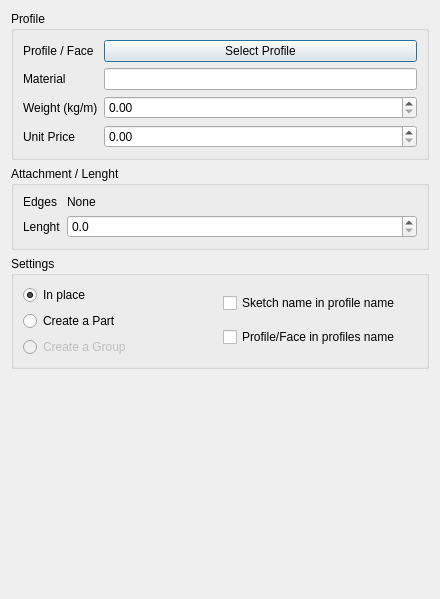
<?xml version="1.0" encoding="UTF-8"?>
<ui version="4.0">
 <class>Dialog</class>
 <widget class="QDialog" name="Dialog">
  <property name="geometry">
   <rect>
    <x>0</x>
    <y>0</y>
    <width>440</width>
    <height>599</height>
   </rect>
  </property>
  <property name="windowTitle">
   <string>Create Profiles</string>
  </property>
  <layout class="QVBoxLayout" name="verticalLayout">
   <item>
    <widget class="QGroupBox" name="groupBox">
     <property name="title">
      <string>Profile</string>
     </property>
     <layout class="QFormLayout" name="formLayout">
      <item row="0" column="0">
       <widget class="QLabel" name="label">
        <property name="text">
         <string>Profile / Face</string>
        </property>
       </widget>
      </item>
      <item row="0" column="1">
       <widget class="QPushButton" name="pb_selectprofile">
        <property name="text">
         <string>Select Profile</string>
        </property>
       </widget>
      </item>
      <item row="1" column="0">
       <widget class="QLabel" name="label_2">
        <property name="text">
         <string>Material</string>
        </property>
       </widget>
      </item>
      <item row="1" column="1">
       <widget class="QLineEdit" name="le_material"/>
      </item>
      <item row="2" column="0">
       <widget class="QLabel" name="label_12">
        <property name="text">
         <string>Weight (kg/m)</string>
        </property>
       </widget>
      </item>
      <item row="2" column="1">
       <widget class="QDoubleSpinBox" name="sb_weight">
        <property name="maximum">
         <double>500.000000000000000</double>
        </property>
        <property name="singleStep">
         <double>0.100000000000000</double>
        </property>
       </widget>
      </item>
      <item row="3" column="0">
       <widget class="QLabel" name="label_3">
        <property name="sizePolicy">
         <sizepolicy hsizetype="Minimum" vsizetype="Preferred">
          <horstretch>0</horstretch>
          <verstretch>0</verstretch>
         </sizepolicy>
        </property>
        <property name="text">
         <string>Unit Price</string>
        </property>
       </widget>
      </item>
      <item row="3" column="1">
       <widget class="QDoubleSpinBox" name="sb_unitprice"/>
      </item>
     </layout>
    </widget>
   </item>
   <item>
    <widget class="QGroupBox" name="groupBox_4">
     <property name="title">
      <string>Attachment / Lenght</string>
     </property>
     <layout class="QFormLayout" name="formLayout_2">
      <item row="0" column="0">
       <widget class="QLabel" name="label_14">
        <property name="text">
         <string>Edges</string>
        </property>
       </widget>
      </item>
      <item row="0" column="1">
       <widget class="QLabel" name="label_attach">
        <property name="text">
         <string>None</string>
        </property>
       </widget>
      </item>
      <item row="1" column="0">
       <widget class="QLabel" name="label_5">
        <property name="text">
         <string>Lenght</string>
        </property>
       </widget>
      </item>
      <item row="1" column="1">
       <widget class="QDoubleSpinBox" name="sb_length">
        <property name="decimals">
         <number>1</number>
        </property>
        <property name="maximum">
         <double>24000.000000000000000</double>
        </property>
       </widget>
      </item>
     </layout>
    </widget>
   </item>
   <item>
    <widget class="QGroupBox" name="groupBox_5">
     <property name="title">
      <string>Settings</string>
     </property>
     <layout class="QHBoxLayout" name="horizontalLayout_4">
      <item>
       <layout class="QVBoxLayout" name="verticalLayout_4">
        <item>
         <widget class="QRadioButton" name="rb_profiles_in_place">
          <property name="toolTip">
           <string>&lt;html&gt;&lt;head/&gt;&lt;body&gt;&lt;p&gt;Create the profile at the same level as the source (Sketch or Parametric Line)&lt;/p&gt;&lt;/body&gt;&lt;/html&gt;</string>
          </property>
          <property name="text">
           <string>In place</string>
          </property>
          <property name="checked">
           <bool>true</bool>
          </property>
         </widget>
        </item>
        <item>
         <widget class="QRadioButton" name="rb_profiles_in_part">
          <property name="toolTip">
           <string>&lt;html&gt;&lt;head/&gt;&lt;body&gt;&lt;p&gt;Create profiles in a newly created Part&lt;/p&gt;&lt;/body&gt;&lt;/html&gt;</string>
          </property>
          <property name="text">
           <string>Create a Part</string>
          </property>
         </widget>
        </item>
        <item>
         <widget class="QRadioButton" name="rb_profiles_in_group">
          <property name="enabled">
           <bool>false</bool>
          </property>
          <property name="toolTip">
           <string>&lt;html&gt;&lt;head/&gt;&lt;body&gt;&lt;p&gt;Create profiles in a newly created Part&lt;/p&gt;&lt;/body&gt;&lt;/html&gt;</string>
          </property>
          <property name="text">
           <string>Create a Group</string>
          </property>
         </widget>
        </item>
       </layout>
      </item>
      <item>
       <layout class="QVBoxLayout" name="verticalLayout_5">
        <item>
         <widget class="QCheckBox" name="cb_sketch_in_name">
          <property name="text">
           <string>Sketch name in profile name</string>
          </property>
         </widget>
        </item>
        <item>
         <widget class="QCheckBox" name="cb_profile_in_name">
          <property name="toolTip">
           <string>Add the profile (face) to the profiles names</string>
          </property>
          <property name="text">
           <string>Profile/Face in profiles name</string>
          </property>
         </widget>
        </item>
       </layout>
      </item>
     </layout>
    </widget>
   </item>
   <item>
    <spacer name="verticalSpacer">
     <property name="orientation">
      <enum>Qt::Orientation::Vertical</enum>
     </property>
     <property name="sizeHint" stdset="0">
      <size>
       <width>20</width>
       <height>40</height>
      </size>
     </property>
    </spacer>
   </item>
  </layout>
 </widget>
 <resources/>
 <connections/>
</ui>
